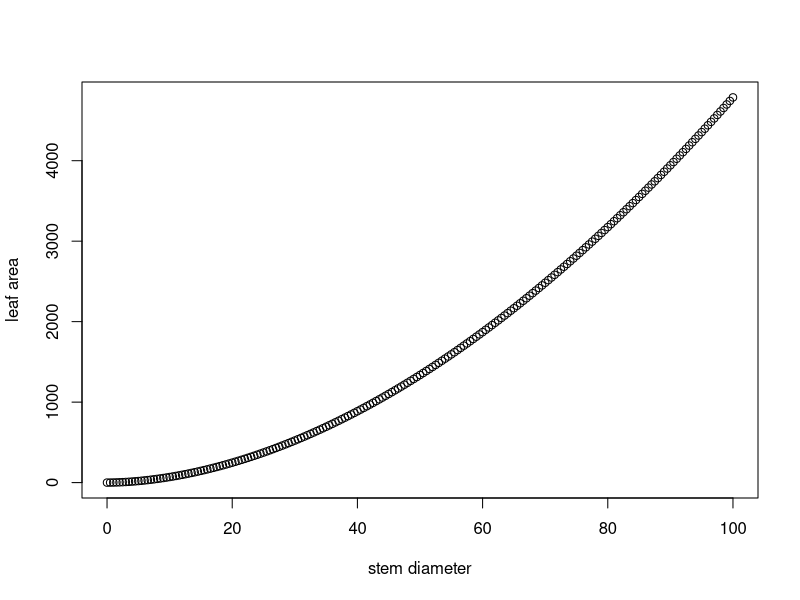
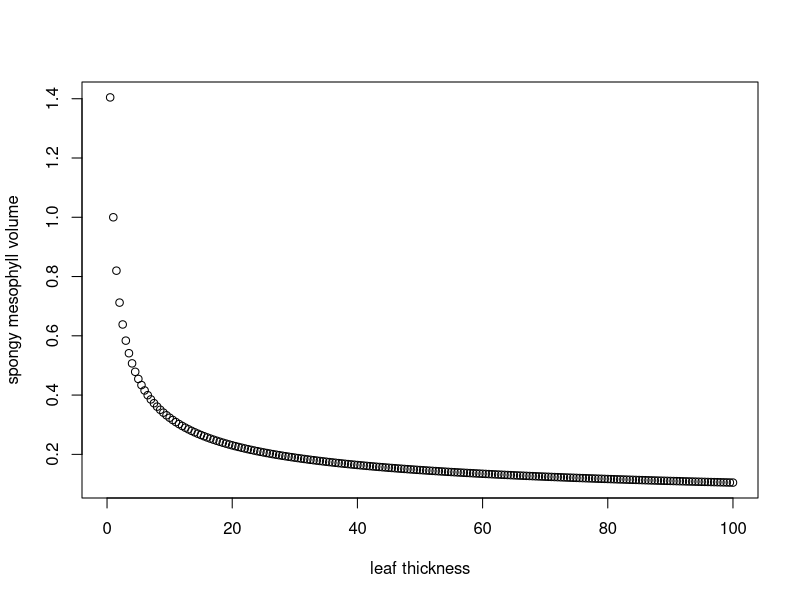
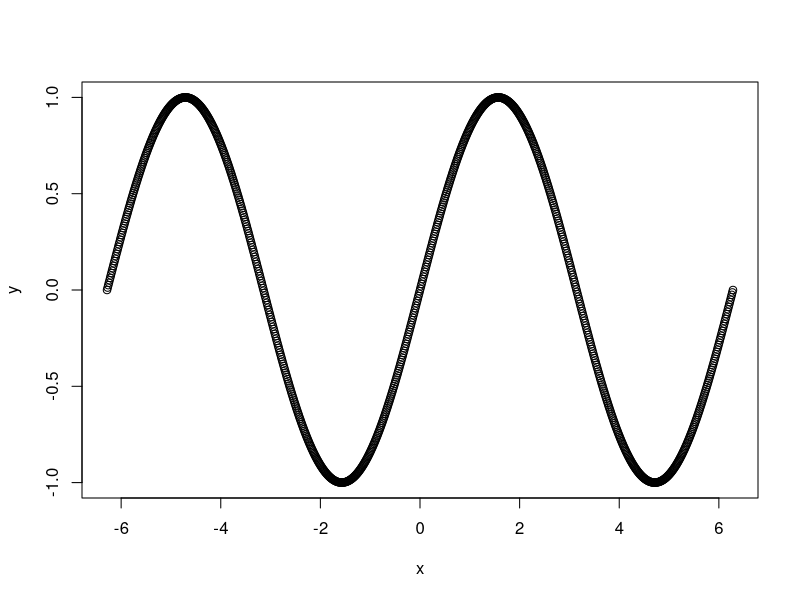
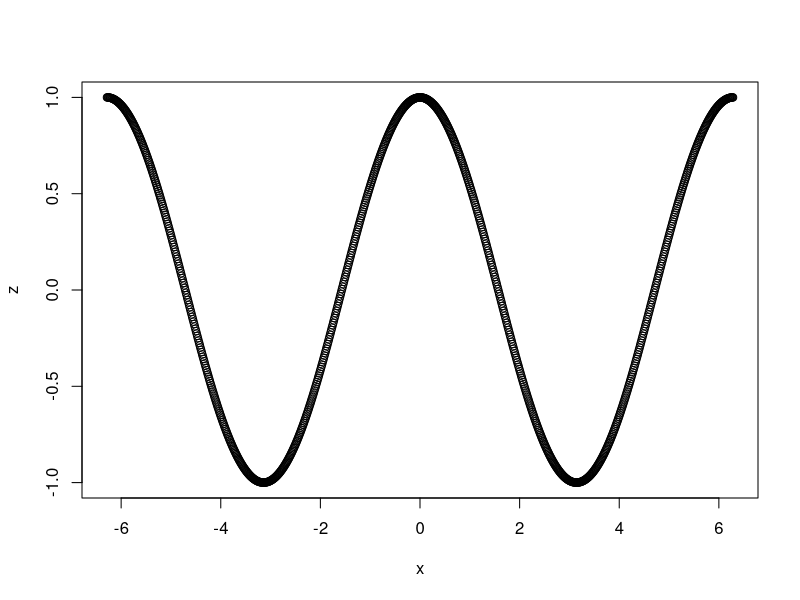
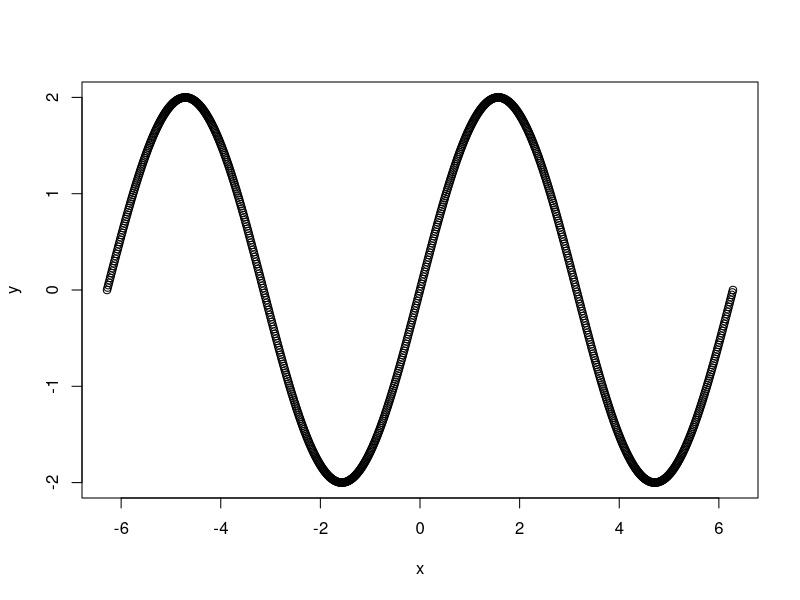
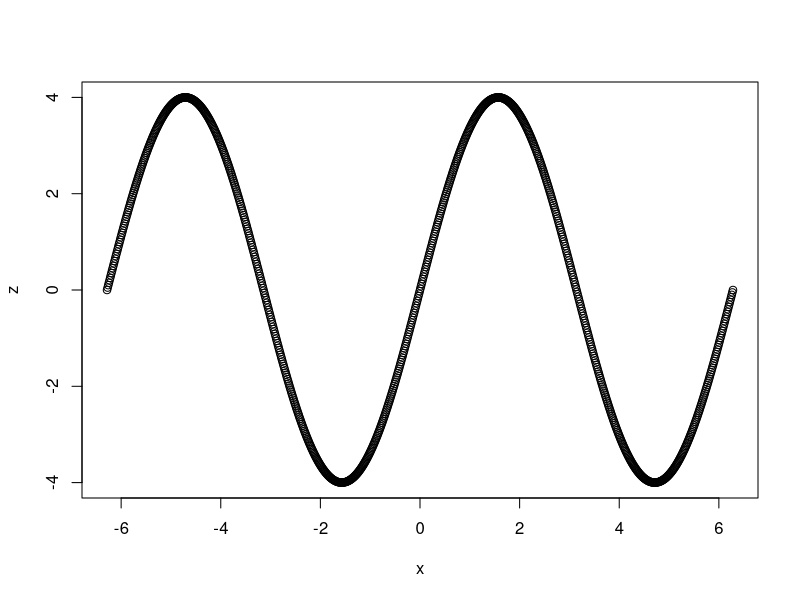
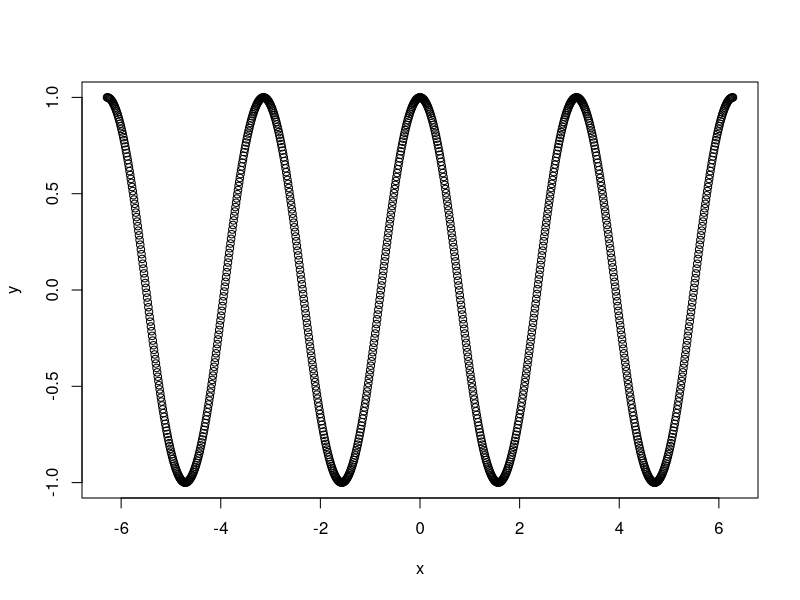
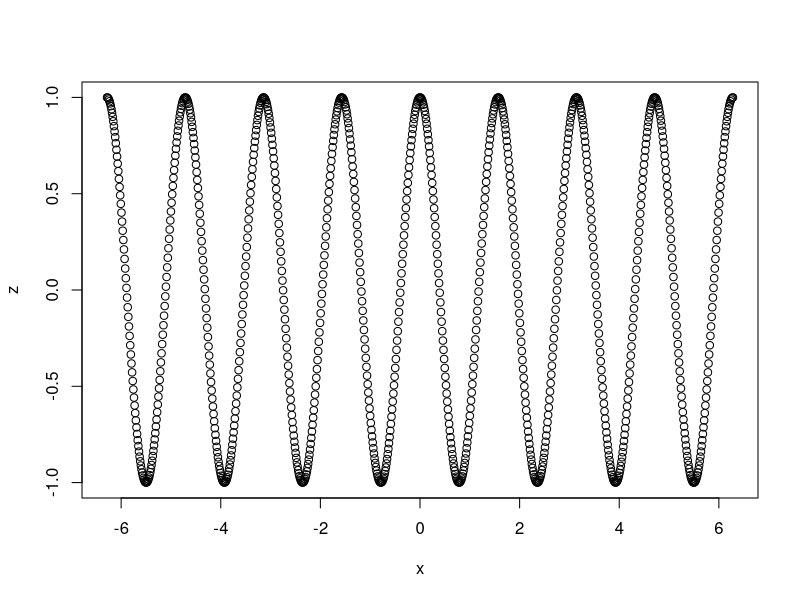

R code for these plots, in order:
#!/usr/bin/env Rscript
# Author: Sebastian Dohne <sed24@ic.ac.uk>
#desc- contains the answers for questions in the primer and supplementary that require usage of r

#question 2 
x <- seq(0, 100, by = 0.5)
y <- x^1.84
plot(x,y,xlab = "stem diameter", ylab = "leaf area")
#leaf area increases 

b <- seq(0, 100, by = 0.5)
a <- b^-0.49
plot(b,a,xlab = "leaf thickness", ylab = "spongy mesophyll volume")
#spongy mesophyll decreases

#question 4
x <- seq(-2 * pi, 2 * pi, length.out = 1000)
#1
y <- sin(x)
z <- cos(x)
plot(x,y) # sin wave 
plot(x,z) #cos wave 
#2
y <- 2*sin(x)
z <- 4*sin(x)
plot(x,y) #  higher
plot(x,z) 
#3
y <- cos(2*x)
z <- cos(4*x)
plot(x,y) #squished
plot(x,z)
#4 
y <- cos(x + (pi/4))
z <- cos(x + (pi/2))
plot(x,y) #shifted to the left
plot(x,z)
